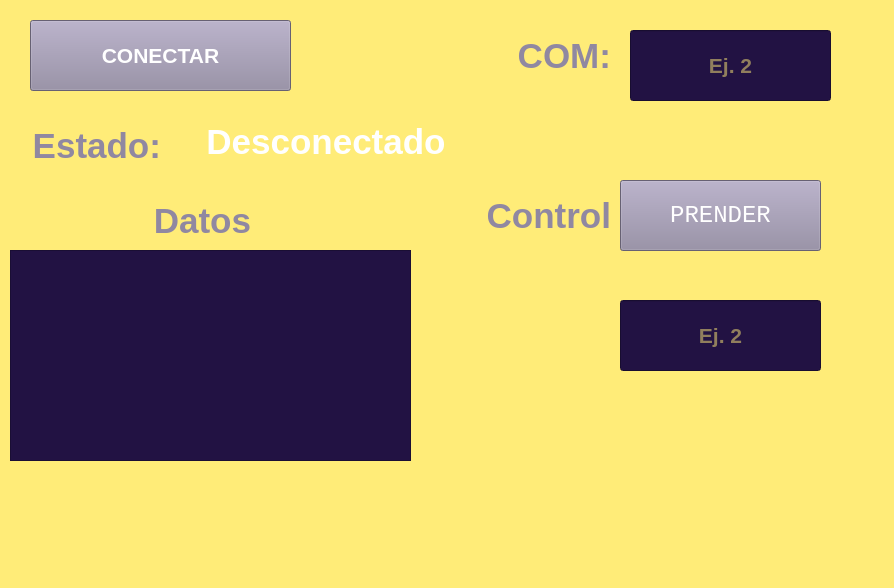
<?xml version="1.0" encoding="UTF-8"?>
<ui version="4.0">
 <class>MainWindow</class>
 <widget class="QMainWindow" name="MainWindow">
  <property name="geometry">
   <rect>
    <x>0</x>
    <y>0</y>
    <width>894</width>
    <height>588</height>
   </rect>
  </property>
  <property name="windowTitle">
   <string>MainWindow</string>
  </property>
  <property name="autoFillBackground">
   <bool>false</bool>
  </property>
  <property name="styleSheet">
   <string notr="true">color: rgb(34, 18, 67);
background-color: rgb(255, 236, 120);</string>
  </property>
  <widget class="QWidget" name="centralwidget">
   <widget class="QPushButton" name="btn_conexion">
    <property name="geometry">
     <rect>
      <x>30</x>
      <y>20</y>
      <width>261</width>
      <height>71</height>
     </rect>
    </property>
    <property name="font">
     <font>
      <pointsize>16</pointsize>
      <weight>75</weight>
      <bold>true</bold>
     </font>
    </property>
    <property name="styleSheet">
     <string notr="true">background-color: rgb(144, 136, 161);
color: rgb(255, 255, 255);</string>
    </property>
    <property name="text">
     <string>CONECTAR</string>
    </property>
   </widget>
   <widget class="QLabel" name="label">
    <property name="geometry">
     <rect>
      <x>510</x>
      <y>20</y>
      <width>101</width>
      <height>71</height>
     </rect>
    </property>
    <property name="font">
     <font>
      <pointsize>26</pointsize>
      <weight>75</weight>
      <bold>true</bold>
     </font>
    </property>
    <property name="styleSheet">
     <string notr="true">color: rgb(144, 136, 161);</string>
    </property>
    <property name="text">
     <string>COM:</string>
    </property>
    <property name="alignment">
     <set>Qt::AlignRight|Qt::AlignTrailing|Qt::AlignVCenter</set>
    </property>
   </widget>
   <widget class="QLineEdit" name="txt_com">
    <property name="geometry">
     <rect>
      <x>630</x>
      <y>30</y>
      <width>201</width>
      <height>71</height>
     </rect>
    </property>
    <property name="font">
     <font>
      <pointsize>16</pointsize>
      <weight>75</weight>
      <bold>true</bold>
     </font>
    </property>
    <property name="toolTip">
     <string>Ingresa el número del COM</string>
    </property>
    <property name="styleSheet">
     <string notr="true">background-color: rgb(34, 18, 67);
color: rgb(255, 236, 120);</string>
    </property>
    <property name="alignment">
     <set>Qt::AlignCenter</set>
    </property>
    <property name="placeholderText">
     <string>Ej. 2</string>
    </property>
   </widget>
   <widget class="QLabel" name="label_2">
    <property name="geometry">
     <rect>
      <x>20</x>
      <y>110</y>
      <width>141</width>
      <height>71</height>
     </rect>
    </property>
    <property name="font">
     <font>
      <pointsize>26</pointsize>
      <weight>75</weight>
      <bold>true</bold>
     </font>
    </property>
    <property name="styleSheet">
     <string notr="true">color: rgb(144, 136, 161);</string>
    </property>
    <property name="text">
     <string>Estado:</string>
    </property>
    <property name="alignment">
     <set>Qt::AlignRight|Qt::AlignTrailing|Qt::AlignVCenter</set>
    </property>
   </widget>
   <widget class="QLabel" name="txt_estado">
    <property name="geometry">
     <rect>
      <x>180</x>
      <y>120</y>
      <width>292</width>
      <height>43</height>
     </rect>
    </property>
    <property name="font">
     <font>
      <pointsize>26</pointsize>
      <weight>75</weight>
      <bold>true</bold>
     </font>
    </property>
    <property name="styleSheet">
     <string notr="true">color: rgb(255, 255, 255);</string>
    </property>
    <property name="text">
     <string>Desconectado</string>
    </property>
    <property name="alignment">
     <set>Qt::AlignCenter</set>
    </property>
   </widget>
   <widget class="QLabel" name="label_3">
    <property name="geometry">
     <rect>
      <x>140</x>
      <y>190</y>
      <width>111</width>
      <height>61</height>
     </rect>
    </property>
    <property name="font">
     <font>
      <pointsize>26</pointsize>
      <weight>75</weight>
      <bold>true</bold>
     </font>
    </property>
    <property name="styleSheet">
     <string notr="true">color: rgb(144, 136, 161);</string>
    </property>
    <property name="text">
     <string>Datos</string>
    </property>
    <property name="alignment">
     <set>Qt::AlignRight|Qt::AlignTrailing|Qt::AlignVCenter</set>
    </property>
   </widget>
   <widget class="QListWidget" name="datosSensor">
    <property name="geometry">
     <rect>
      <x>10</x>
      <y>250</y>
      <width>401</width>
      <height>211</height>
     </rect>
    </property>
    <property name="styleSheet">
     <string notr="true">background-color: rgb(34, 18, 67);
color: rgb(255, 236, 120);</string>
    </property>
   </widget>
   <widget class="QLabel" name="label_4">
    <property name="geometry">
     <rect>
      <x>470</x>
      <y>190</y>
      <width>141</width>
      <height>51</height>
     </rect>
    </property>
    <property name="font">
     <font>
      <pointsize>26</pointsize>
      <weight>75</weight>
      <bold>true</bold>
     </font>
    </property>
    <property name="styleSheet">
     <string notr="true">color: rgb(144, 136, 161);</string>
    </property>
    <property name="text">
     <string>Control</string>
    </property>
    <property name="alignment">
     <set>Qt::AlignRight|Qt::AlignTrailing|Qt::AlignVCenter</set>
    </property>
   </widget>
   <widget class="QPushButton" name="btn_control">
    <property name="geometry">
     <rect>
      <x>620</x>
      <y>180</y>
      <width>201</width>
      <height>71</height>
     </rect>
    </property>
    <property name="palette">
     <palette>
      <active>
       <colorrole role="WindowText">
        <brush brushstyle="SolidPattern">
         <color alpha="255">
          <red>255</red>
          <green>255</green>
          <blue>255</blue>
         </color>
        </brush>
       </colorrole>
       <colorrole role="Button">
        <brush brushstyle="SolidPattern">
         <color alpha="255">
          <red>144</red>
          <green>136</green>
          <blue>161</blue>
         </color>
        </brush>
       </colorrole>
       <colorrole role="Text">
        <brush brushstyle="SolidPattern">
         <color alpha="255">
          <red>255</red>
          <green>255</green>
          <blue>255</blue>
         </color>
        </brush>
       </colorrole>
       <colorrole role="ButtonText">
        <brush brushstyle="SolidPattern">
         <color alpha="255">
          <red>255</red>
          <green>255</green>
          <blue>255</blue>
         </color>
        </brush>
       </colorrole>
       <colorrole role="Base">
        <brush brushstyle="SolidPattern">
         <color alpha="255">
          <red>144</red>
          <green>136</green>
          <blue>161</blue>
         </color>
        </brush>
       </colorrole>
       <colorrole role="Window">
        <brush brushstyle="SolidPattern">
         <color alpha="255">
          <red>144</red>
          <green>136</green>
          <blue>161</blue>
         </color>
        </brush>
       </colorrole>
       <colorrole role="Link">
        <brush brushstyle="SolidPattern">
         <color alpha="255">
          <red>0</red>
          <green>166</green>
          <blue>166</blue>
         </color>
        </brush>
       </colorrole>
       <colorrole role="PlaceholderText">
        <brush brushstyle="NoBrush">
         <color alpha="128">
          <red>255</red>
          <green>255</green>
          <blue>255</blue>
         </color>
        </brush>
       </colorrole>
      </active>
      <inactive>
       <colorrole role="WindowText">
        <brush brushstyle="SolidPattern">
         <color alpha="255">
          <red>255</red>
          <green>255</green>
          <blue>255</blue>
         </color>
        </brush>
       </colorrole>
       <colorrole role="Button">
        <brush brushstyle="SolidPattern">
         <color alpha="255">
          <red>144</red>
          <green>136</green>
          <blue>161</blue>
         </color>
        </brush>
       </colorrole>
       <colorrole role="Text">
        <brush brushstyle="SolidPattern">
         <color alpha="255">
          <red>255</red>
          <green>255</green>
          <blue>255</blue>
         </color>
        </brush>
       </colorrole>
       <colorrole role="ButtonText">
        <brush brushstyle="SolidPattern">
         <color alpha="255">
          <red>255</red>
          <green>255</green>
          <blue>255</blue>
         </color>
        </brush>
       </colorrole>
       <colorrole role="Base">
        <brush brushstyle="SolidPattern">
         <color alpha="255">
          <red>144</red>
          <green>136</green>
          <blue>161</blue>
         </color>
        </brush>
       </colorrole>
       <colorrole role="Window">
        <brush brushstyle="SolidPattern">
         <color alpha="255">
          <red>144</red>
          <green>136</green>
          <blue>161</blue>
         </color>
        </brush>
       </colorrole>
       <colorrole role="Link">
        <brush brushstyle="SolidPattern">
         <color alpha="255">
          <red>0</red>
          <green>166</green>
          <blue>166</blue>
         </color>
        </brush>
       </colorrole>
       <colorrole role="PlaceholderText">
        <brush brushstyle="NoBrush">
         <color alpha="128">
          <red>255</red>
          <green>255</green>
          <blue>255</blue>
         </color>
        </brush>
       </colorrole>
      </inactive>
      <disabled>
       <colorrole role="WindowText">
        <brush brushstyle="SolidPattern">
         <color alpha="255">
          <red>255</red>
          <green>255</green>
          <blue>255</blue>
         </color>
        </brush>
       </colorrole>
       <colorrole role="Button">
        <brush brushstyle="SolidPattern">
         <color alpha="255">
          <red>144</red>
          <green>136</green>
          <blue>161</blue>
         </color>
        </brush>
       </colorrole>
       <colorrole role="Text">
        <brush brushstyle="SolidPattern">
         <color alpha="255">
          <red>255</red>
          <green>255</green>
          <blue>255</blue>
         </color>
        </brush>
       </colorrole>
       <colorrole role="ButtonText">
        <brush brushstyle="SolidPattern">
         <color alpha="255">
          <red>255</red>
          <green>255</green>
          <blue>255</blue>
         </color>
        </brush>
       </colorrole>
       <colorrole role="Base">
        <brush brushstyle="SolidPattern">
         <color alpha="255">
          <red>144</red>
          <green>136</green>
          <blue>161</blue>
         </color>
        </brush>
       </colorrole>
       <colorrole role="Window">
        <brush brushstyle="SolidPattern">
         <color alpha="255">
          <red>144</red>
          <green>136</green>
          <blue>161</blue>
         </color>
        </brush>
       </colorrole>
       <colorrole role="Link">
        <brush brushstyle="SolidPattern">
         <color alpha="255">
          <red>0</red>
          <green>166</green>
          <blue>166</blue>
         </color>
        </brush>
       </colorrole>
       <colorrole role="PlaceholderText">
        <brush brushstyle="NoBrush">
         <color alpha="128">
          <red>255</red>
          <green>255</green>
          <blue>255</blue>
         </color>
        </brush>
       </colorrole>
      </disabled>
     </palette>
    </property>
    <property name="font">
     <font>
      <family>Consolas</family>
      <pointsize>18</pointsize>
      <weight>50</weight>
      <bold>false</bold>
     </font>
    </property>
    <property name="autoFillBackground">
     <bool>false</bool>
    </property>
    <property name="styleSheet">
     <string notr="true">background-color: rgb(144, 136, 161);
border-color: rgb(0, 145, 145);
color: rgb(255, 255, 255);</string>
    </property>
    <property name="text">
     <string>PRENDER</string>
    </property>
   </widget>
   <widget class="QLineEdit" name="tx_P0">
    <property name="geometry">
     <rect>
      <x>620</x>
      <y>300</y>
      <width>201</width>
      <height>71</height>
     </rect>
    </property>
    <property name="font">
     <font>
      <pointsize>16</pointsize>
      <weight>75</weight>
      <bold>true</bold>
     </font>
    </property>
    <property name="toolTip">
     <string>Ingresa el número del COM</string>
    </property>
    <property name="styleSheet">
     <string notr="true">background-color: rgb(34, 18, 67);
color: rgb(255, 236, 120);</string>
    </property>
    <property name="alignment">
     <set>Qt::AlignCenter</set>
    </property>
    <property name="placeholderText">
     <string>Ej. 2</string>
    </property>
   </widget>
  </widget>
  <widget class="QMenuBar" name="menubar">
   <property name="geometry">
    <rect>
     <x>0</x>
     <y>0</y>
     <width>894</width>
     <height>22</height>
    </rect>
   </property>
  </widget>
  <widget class="QStatusBar" name="statusbar"/>
 </widget>
 <resources/>
 <connections/>
</ui>
